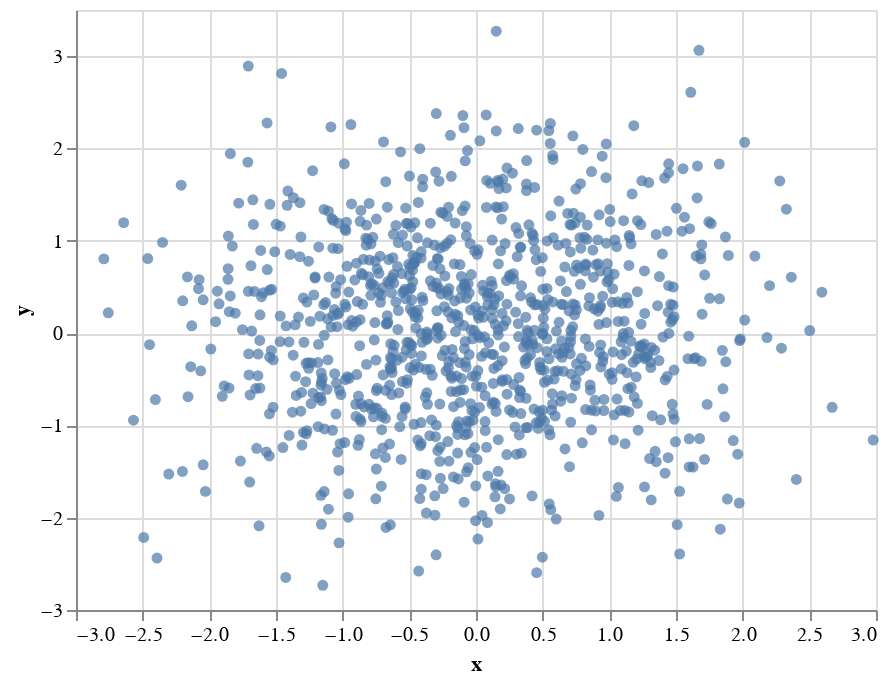

Notebook code cell kept with this figure:
### Code cell
import altair as alt

alt.Chart(df).encode(x='x', y='y').mark_circle()

### Figure 1 — Vega-Lite specification as saved in the notebook (floating-point values rounded to 4 significant figures; data arrays with more than 128 entries replaced by an {"elided": "..."} marker saying what was removed)
{"config": {"view": {"continuousWidth": 400, "continuousHeight": 300}}, "data": {"name": "data-fc074e3435336847048dcfe57fd9fd75"}, "mark": "circle", "encoding": {"x": {"type": "quantitative", "field": "x"}, "y": {"type": "quantitative", "field": "y"}}, "$schema": "https://vega.github.io/schema/vega-lite/v4.0.2.json", "datasets": {"data-fc074e3435336847048dcfe57fd9fd75": {"elided": "1000 records"}}}
